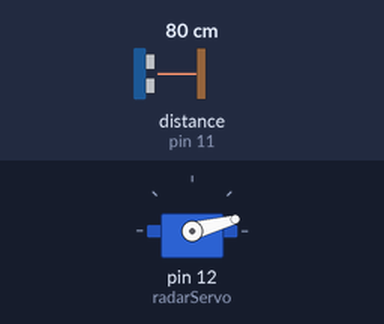
Simulated run of this sketch. Board: Arduino Uno, built with avr-gcc and run on an emulated ATmega328P. Shown: servo. Wiring (inferred from the names in the program): ultrasonic range finder: trigger pin 10; echo pin 11. The test bench sets the inputs (shaded band); at power-on: distance to the obstacle (sensor on pin 11) 80 cm. The echo pulse lasts 58.3 µs per cm; what the sketch prints to the serial monitor is not drawn.

Above: at 0.01 s.
1.3 s: distance to the obstacle (sensor on pin 11) set to 2 cm
At 2.1 s:
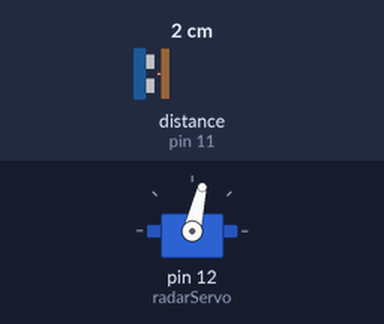
4.3 s: distance to the obstacle (sensor on pin 11) set to 299 cm
At 5.17 s:
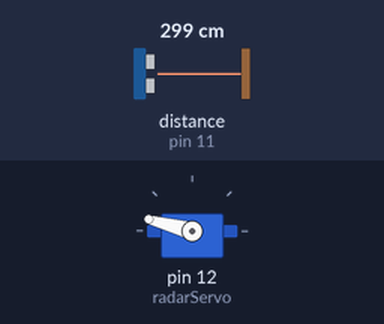
7.3 s: distance to the obstacle (sensor on pin 11) set to 4 cm
At 8.0 s:
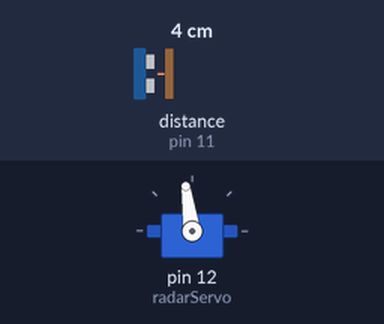
10.3 s: distance to the obstacle (sensor on pin 11) set to 18 cm
Timing chart, 0 to 14.3 s (numbered marks = the images above; inputs shaded):
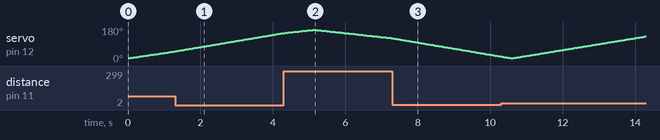

The sketch:

ultrasonic_radar.ino
```cpp
#include <Servo.h>

const int trigPin = 10;
const int echoPin = 11;

Servo radarServo;

long duration;
int distance;

void setup()
{
  pinMode(trigPin, OUTPUT);
  pinMode(echoPin, INPUT);

  Serial.begin(9600);

  radarServo.attach(12);
}

void loop()
{
  for (int angle = 15; angle <= 165; angle++)
  {
    radarServo.write(angle);
    delay(30);

    distance = calculateDistance();

    Serial.print(angle);
    Serial.print(",");
    Serial.print(distance);
    Serial.print(".");
  }

  for (int angle = 165; angle >= 15; angle--)
  {
    radarServo.write(angle);
    delay(30);

    distance = calculateDistance();

    Serial.print(angle);
    Serial.print(",");
    Serial.print(distance);
    Serial.print(".");
  }
}

int calculateDistance()
{
  digitalWrite(trigPin, LOW);
  delayMicroseconds(2);

  digitalWrite(trigPin, HIGH);
  delayMicroseconds(10);

  digitalWrite(trigPin, LOW);

  duration = pulseIn(echoPin, HIGH);

  int measuredDistance = duration * 0.034 / 2;

  return measuredDistance;
}
```
